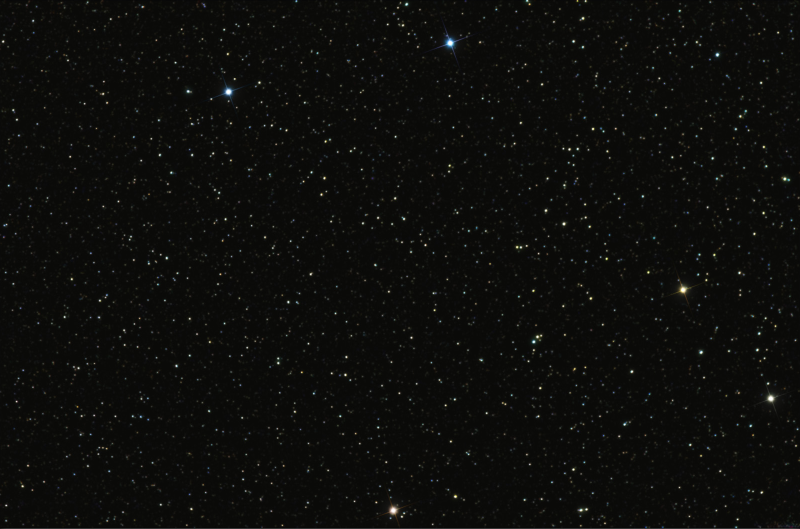
#> input picture StarMap.png, 1600 x 1057 px (shown at 1/2 size)
$ python templateMatching.py StarMap.png StarMap.png
#> lines starting #> are read from the running program, lines starting #| are printed output that depends on the picture
#!/usr/bin/env python3
# -*- coding: utf-8 -*-
"""
Created on Fri Feb  5 21:28:57 2021

@author: melihpeker
"""
import cv2
import numpy as np
import math
from tqdm import tqdm
import sys


def rotate_bb(center_location, w, h, deg):
    theta= np.deg2rad(deg)
    center1=center_location[0];
    center2=center_location[1];
    R= np.array([[math.cos(theta), -math.sin(theta)], [math.sin(theta), math.cos(theta)]], np.double);
    X=([-w/2, w/2, w/2, -w/2]);
    Y=([-h/2, -h/2, h/2, h/2]);
    T = np.zeros([2,4])
    for i in range(4):
        T[:,i,None] = np.matmul(R,np.array([[X[i]], [Y[i]]], np.double))

    x_lower_left=center1+T[0,0];
    x_lower_right=center1+T[0,1];
    x_upper_right=center1+T[0,2];
    x_upper_left=center1+T[0,3];
    y_lower_left=center2+T[1,0];
    y_lower_right=center2+T[1,1];
    y_upper_right=center2+T[1,2];
    y_upper_left=center2+T[1,3];
    coords = np.array([[x_lower_left, x_lower_right, x_upper_right, x_upper_left],
                       [y_lower_left, y_lower_right, y_upper_right, y_upper_left]])

    return coords

if(len(sys.argv) < 3):
    sys.exit('Input Image or Template Image is missing.')

imgName = sys.argv[1]
templateName = sys.argv[2]

#imgName = "StarMap.png"
#templateName = "small_rot.png"

img = cv2.imread(imgName,0)
#> img: shape (1057, 1600); min 2, max 255, mean 12.2
template = cv2.imread(templateName,0)
w, h = template.shape[::-1]
#> w = 1600; h = 1057


degrees = np.zeros([1,360])
for i in range(360) : degrees[0,i]=i
min_vals = np.zeros([360,2])
max_vals = np.zeros([360,2])
min_locs = np.zeros([360,2])
max_locs = np.zeros([360,2])
center = (w / 2, h / 2)
#> center = (800, 528.5)


layerStar = img.copy()
layerPatch = template.copy()

# using pyrDown() function
layerStar = cv2.pyrDown(layerStar)
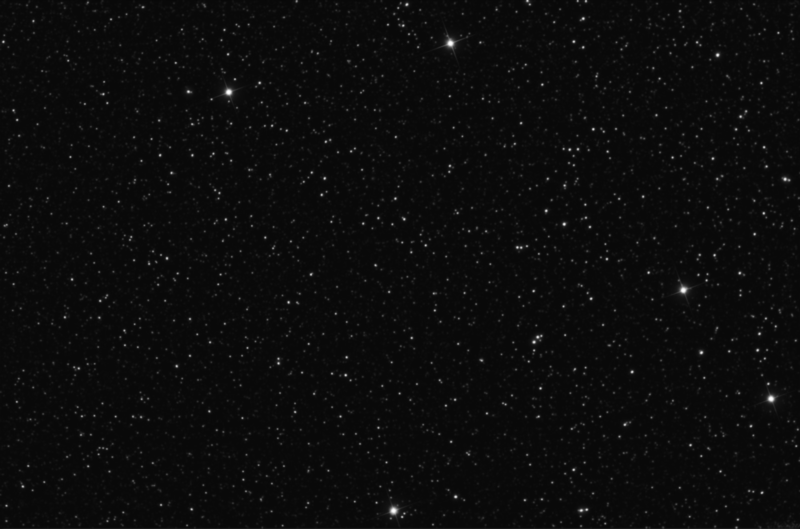
#> layerStar: shape (529, 800); min 8, max 253, mean 12.2
layerPatch = cv2.pyrDown(layerPatch)

ret,layerStar = cv2.threshold(layerStar,25,255,cv2.THRESH_BINARY)
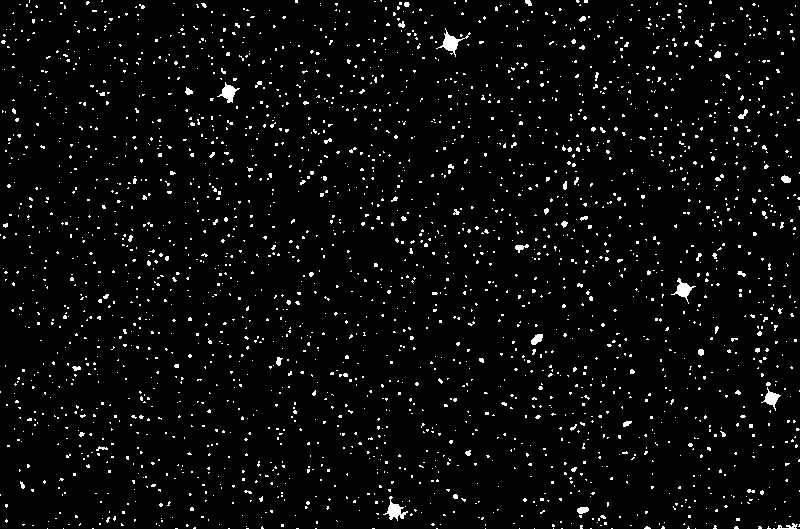
#> layerStar: shape (529, 800); 3.6% white in thin lines or dots
ret,layerPatch = cv2.threshold(layerPatch,25,255,cv2.THRESH_BINARY)


# Coarse grain search
for i in tqdm(range(0,360,2)):
    M = cv2.getRotationMatrix2D(center, degrees[0,i], 1.0)
    templateRot = cv2.warpAffine(layerPatch, M, (h, w))

#> (the run stopped early here; a loop or call above may not have finished)
